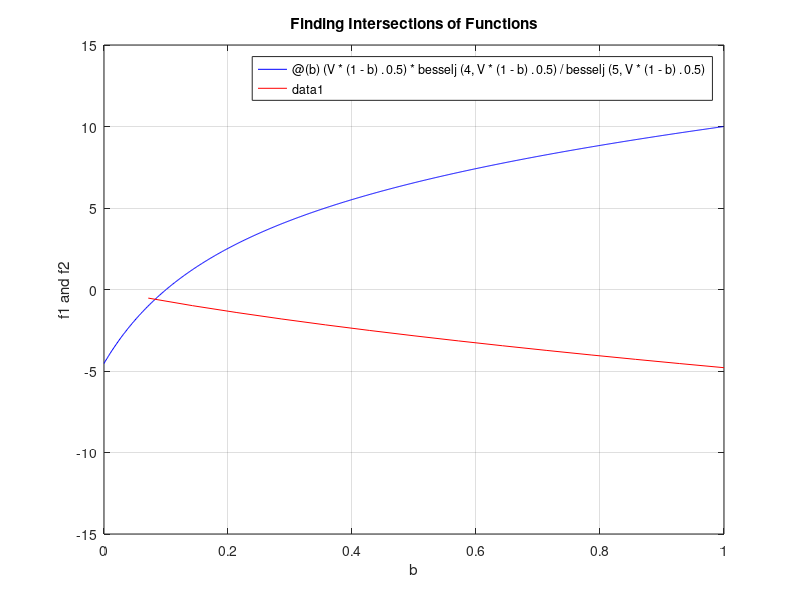

MATLAB code for this plot:
clc;
clear;

% V=11.4;
V=8;
b=linspace(0,1,1200);
f1=@(b) (V*(1-b).^0.5)*besselj(4,V*(1-b).^0.5)/besselj(5,V*(1-b).^0.5);
f2=@(b) -(V*(b).^0.5)*besselk(4,V*(b).^0.5)/besselk(5,V*(b).^0.5);
fplot(f1,[0,1],'b')
hold on
fplot(f2,[0,1],'r')
legend
grid on
title('Finding Intersections of Functions')
xlabel('b')
ylabel('f1 and f2')
ylim([-15 15])
set(gcf,'color','white')




% Find the x-cordinates of intersecting points
% f1a=(V*(1-b).^0.5).*besselj(1,V*(1-b).^0.5)/besselj(0,V*(1-b).^0.5);
% f2a=(V*(b).^0.5).*besselk(1,V*(b).^0.5)/besselk(0,V*(b).^0.5);
% Intersections=find(abs(f1a-f2a)<=(0.5));
% X_Values=b(Intersections)